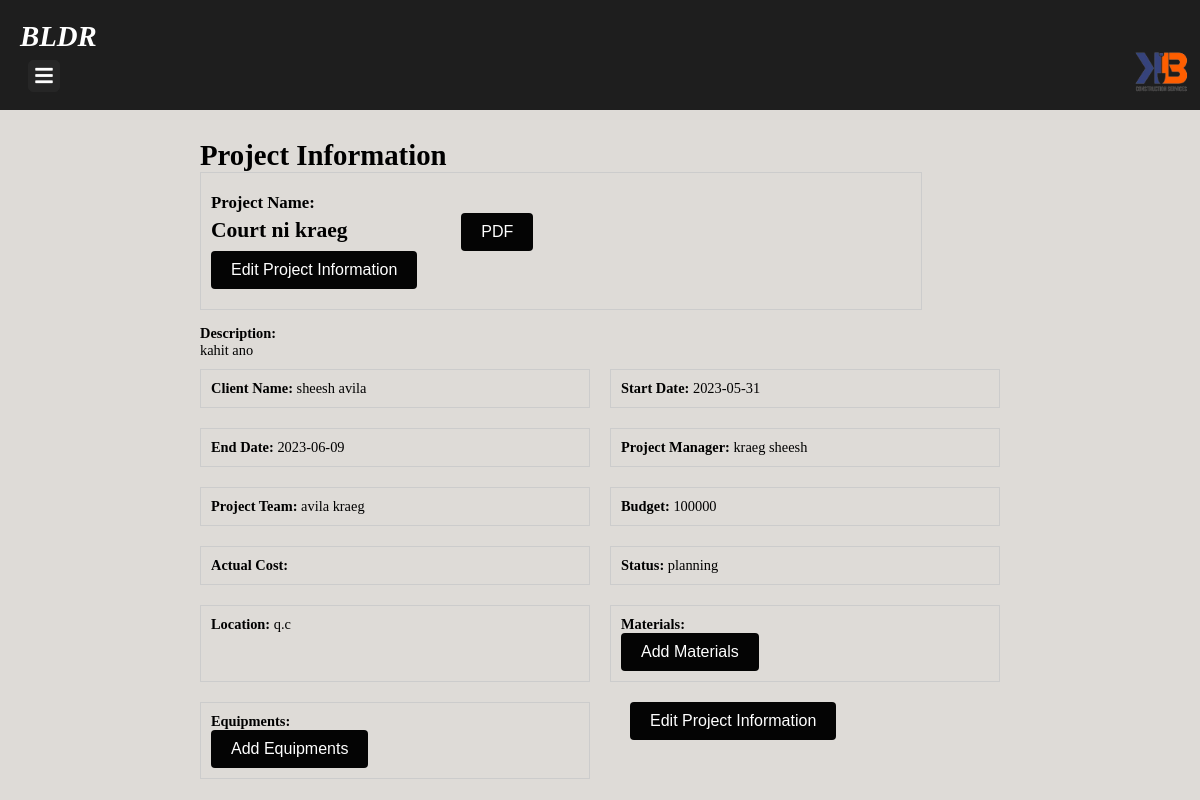
The page /display_planning_projects.php?project_id=12 on the database its author committed.
### tables this page shows
CREATE TABLE `project` (
  `project_id` int(11) NOT NULL,
  `project_name` varchar(255) NOT NULL,
  `project_description` text NOT NULL,
  `client_name` varchar(255) NOT NULL,
  `start_date` date NOT NULL,
  `end_date` date NOT NULL,
  `project_manager` varchar(255) NOT NULL,
  `project_team` text NOT NULL,
  `budget` float NOT NULL,
  `actual_cost` float DEFAULT NULL,
  `status` varchar(255) NOT NULL,
  `location` varchar(255) NOT NULL,
  `image` text DEFAULT NULL
);

### display_planning_projects.php (the view, shortened to what this page needs)
<?php
include("connection.php");
if (isset($_GET['project_id'])) {
    $project_id = $_GET['project_id'];
    $query = "SELECT * FROM project WHERE project_id = $project_id AND status = 'planning'";
    $result = mysqli_query($con, $query);
    if (!$result) {
        echo "Error: " . mysqli_error($con);
    } else {
        $row = mysqli_fetch_assoc($result);
        $client_name = $row['client_name'];
        $start_date = $row['start_date'];
        $end_date = $row['end_date'];
        $project_manager = $row['project_manager'];
        $project_team = $row['project_team'];
        $budget = $row['budget'];
        $status = $row['status'];
        $location = $row['location'];
    }
}
include('layouts/header.php');
?>
   <div class="main-content">
    <div class="container">
    <div class="header">
    <div class="project-list">
      <h1>Project Information</h1>
      <?php
if (isset($_GET['project_id'])) {
    $project_id = $_GET['project_id'];
    $query = "SELECT * FROM project WHERE project_id = $project_id";
    $result = mysqli_query($con, $query);
    if ($result) {
        $row = mysqli_fetch_assoc($result);
        $project_name = $row['project_name'];
        $project_description = $row['project_description'];
        ?>
   <div class="project">
    <p>
        <h3><strong>Project Name:</strong></h3>
        <form action="generate_pdf.php" method="POST" target="_blank">
            <div style="display: inline-block;">
                <h2 style="display: inline; margin-right: 110px;"><?php echo $project_name ?></h2>
                <button type="submit" class="edit-button">PDF</button>
            </div>
        </form>
        <form action="edit_project.php" method="GET">
  <button type="submit" class="edit-button">Edit Project Information</button>
</form>
    </p>
</div>
            <strong>Description:</strong>
              <p><?php echo $project_description ?></p>
              <div class="project-details">
                <div class="detail">
                  <strong>Client Name:</strong>
                  <span><?php echo $client_name ?></span>
                </div>
                <div class="detail">
                  <strong>Start Date:</strong>
                  <span><?php echo $start_date ?></span>
                </div>
                <div class="detail">
                  <strong>End Date:</strong>
                  <span><?php echo $end_date ?></span>
                </div>
                <div class="detail">
                  <strong>Project Manager:</strong>
                  <span><?php echo $project_manager ?></span>
                </div>
                <div class="detail">
                  <strong>Project Team:</strong>
                  <span><?php echo $project_team ?></span>
                </div>
                <div class="detail">
                  <strong>Budget:</strong>
                  <span><?php echo $budget ?></span>
                </div>
                <div class="detail">
                  <strong>Actual Cost:</strong>
                </div>
                <div class="detail">
                  <strong>Status:</strong>
                  <span><?php echo $status ?></span>
                </div>
                <div class="detail">
                  <strong>Location:</strong>
                  <span><?php echo $location ?></span>
                </div>
                <div class="detail">
                  <strong>Materials:</strong>
                  <form action="add_materials_to_project.php" method="POST">
<button type="submit" class="edit-button">Add Materials</button>
</form>                </div>
                <div class="detail">
                  <strong>Equipments:</strong>
                  <form action="add_equipments_to_project.php" method="POST">
<button type="submit" class="edit-button">Add Equipments</button>
</form>
                </div><br>
                <form action="edit_project.php" method="GET">
  <button type="submit" class="edit-button">Edit Project Information</button>
</form>
              </div>
            </div>
        <?php
    } else {
        echo "Error retrieving project details.";
    }
} else {
    echo "No project selected.";
}
?>
    </div>
  </div>
    </div>
  </body>
</html>

### bldr.css (style rules this page uses)
body { font-size: 0.9em; }
* { margin: 0; padding: 0; text-decoration: none; }
.main-content { margin-left: 0; padding: 20px; transition: margin-left 0.5s; }
.main-content { margin-top: 100px; }
h2 { margin-bottom: 20px; }
p { margin-bottom: 10px; }
body { background-color: #dedbd7; }

### existing.css (style rules this page uses)
.project { border: 1px solid #ccc; padding: 10px; margin-bottom: 15px; max-width: 700px; }
h2 { display: inline-block; }
.project h3 { margin: 0; }
.container { margin: 0 auto; max-width: 800px; }
.edit-button { background-color: #040404; color: white; border: none; padding: 10px 20px; text-align: center; text-decoration: none; display: inline-block; font-size: 16px; border-radius: 4px; transition: background-color 0.3s ease; cursor: pointer; }
.project p { margin: 10px 0; }
.project-details { display: flex; flex-wrap: wrap; gap: 20px; }
.project-details .detail { border: 1px solid #ccc; padding: 10px; width: calc(50% - 10px); box-sizing: border-box; }
.project-details .detail:nth-child(odd) { clear: left; }

### rows shown on the page
project: project_name "Court ni kraeg", project_description "kahit ano", client_name "sheesh avila", start_date "2023-05-31", end_date "2023-06-09", project_manager "kraeg sheesh", project_team "avila kraeg", budget "100000", status "planning", location "q.c"
